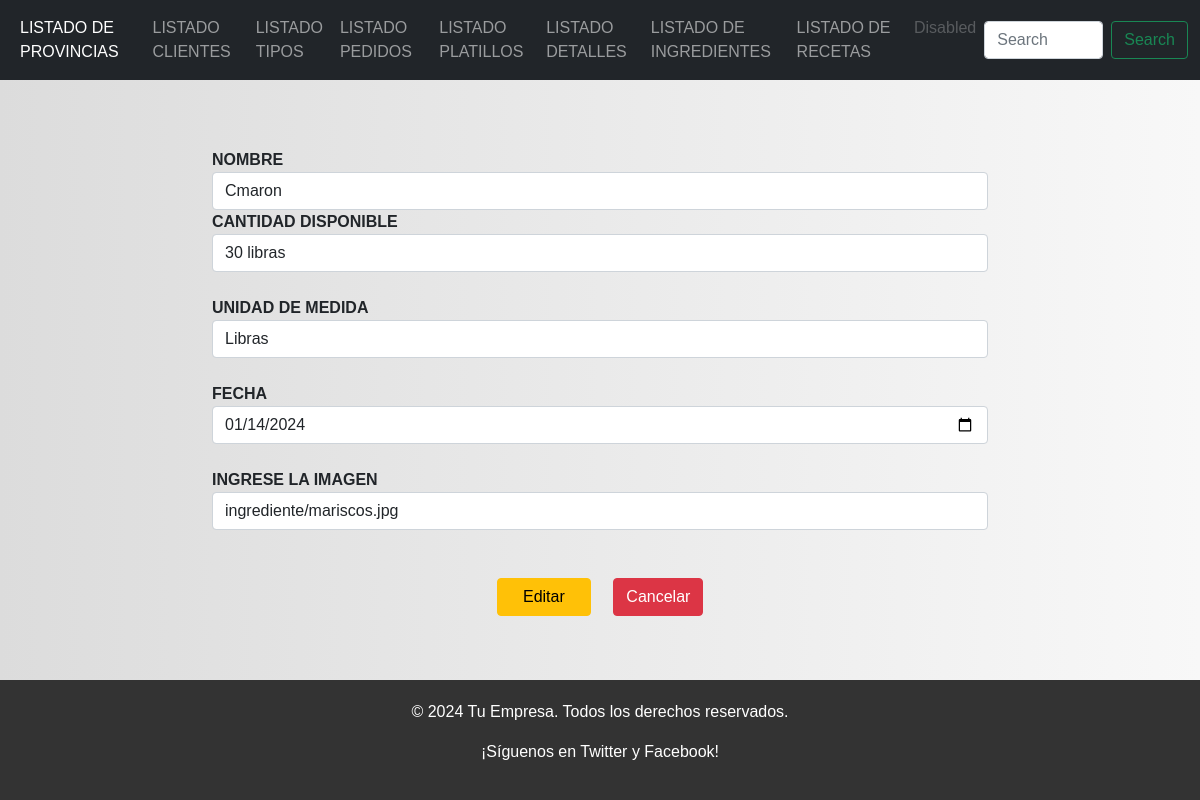
The page /editarIngrediente/1 on the database its author committed.
### Aplicaciones/Facturacion/models.py (models this page shows, shortened)
class Ingrediente(models.Model):
    id_bg = models.AutoField(primary_key=True)
    nombre_bg = models.CharField(max_length=100)
    cantidad_disponible_bg = models.CharField(max_length=100)
    unidad_medida_bg = models.CharField(max_length=20)
    fecha_caducidad_bg = models.DateField()
    fotografia=models.FileField(upload_to='ingrediente', null=True,blank=True)

### Aplicaciones/Facturacion/views.py (the view)
# urls.py: path('editarIngrediente/<id_bg>' ,views.editarIngrediente),
def editarIngrediente(request, id_bg):
    ingredienteEditar=Ingrediente.objects.get(id_bg=id_bg)
    ingredientesBdd=Ingrediente.objects.all()
    return  render(request, 'editarIngrediente.html',{'ingrediente':ingredienteEditar,'ingredientes':ingredientesBdd})

### Aplicaciones/Facturacion/templates/editarIngrediente.html (shortened to what this page needs)
{% extends "./plantilla.html" %}
{% load static %}
{% block contenido %}
<div class="row">
  <div class="col-md-2">
  </div>
  <div class="col-md-8">
    <br> <br>
    <form class="" action="/procesarActualizacionIngrediente/" method="post" id="frm_nuevo_provincia" >
      <b>NOMBRE</b>
      <input type="text" name="nombre_bg" id="nombre_bg"
      value="{{ingrediente.nombre_bg}}" placeholder="Ingrese el nombre del ingrediente"
      class="form-control" required>
      <b>CANTIDAD DISPONIBLE</b>
      <br>
      <input type="CharField" name="cantidad_disponible_bg" id="cantidad_disponible_bg"
      value="{{ingrediente.cantidad_disponible_bg}}" placeholder="Ingrese la cantidad disponible"
      class="form-control" required>
      <br>
      <b>UNIDAD DE MEDIDA</b>
      <input type="text" name="unidad_medida_bg" id="unidad_medida_bg"
      value="{{ingrediente.unidad_medida_bg}}" placeholder="Ingrese la unidad demedida"
      class="form-control" required>
      <br>
      <b>FECHA </b>
      <input type="date" name="fecha_caducidad_bg" id="fecha_caducidad_bg"
      value="{{ingrediente.fecha_caducidad_bg|date:'Y-m-d'}}" placeholder="Ingrese la fecha "
      class="form-control" required>
      <br>
      <b>INGRESE LA IMAGEN</b>
    <input type="text" name="fotografia" id="fotografia"
    value="{{ingrediente.fotografia}}" placeholder="Ingrese la fotografia"
    class="form-control" required>
    <br>
      <br>
      <center>
        <button type="submit" name="button"
        class="btn btn-warning">
          &nbsp;&nbsp;&nbsp;Editar&nbsp;&nbsp;&nbsp;
        </button>&nbsp;&nbsp;&nbsp;&nbsp;
        <a href="/"
        class="btn btn-danger">
          Cancelar
        </a>
      </center>
    </form>
  </div>
</div>
{% endblock %}

### restaurantebg/static/css/principal.css (style rules this page uses)
body { margin: 0; padding: 0; font-family: Arial, sans-serif; background: linear-gradient(to right, #dcdcdc, #f8f8f8); }
.row { margin: 20px 0; }

### rows shown on the page
Ingrediente: nombre_bg "Cmaron", cantidad_disponible_bg "30 libras", unidad_medida_bg "Libras", fecha_caducidad_bg "01/14/2024", fotografia "ingrediente/mariscos.jpg"
